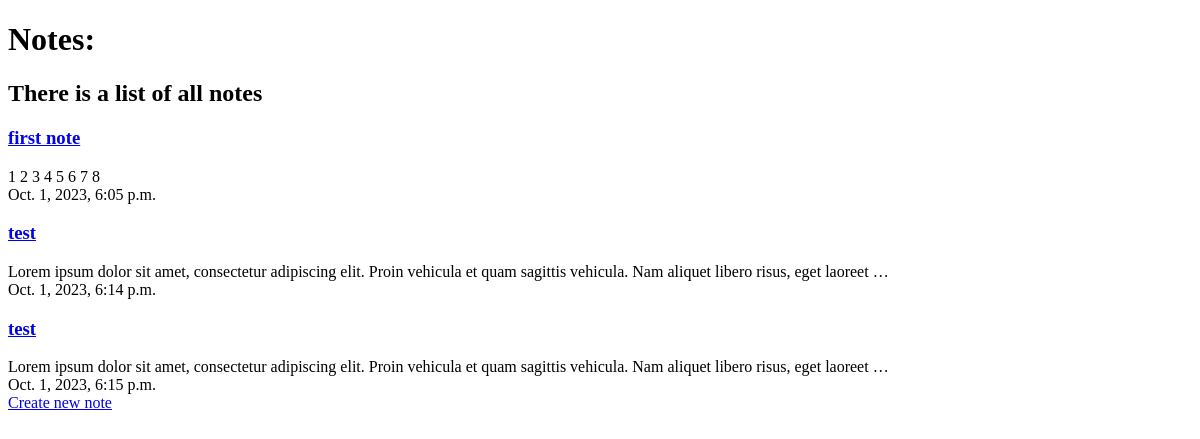
The page /list/ on the database as committed earlier.
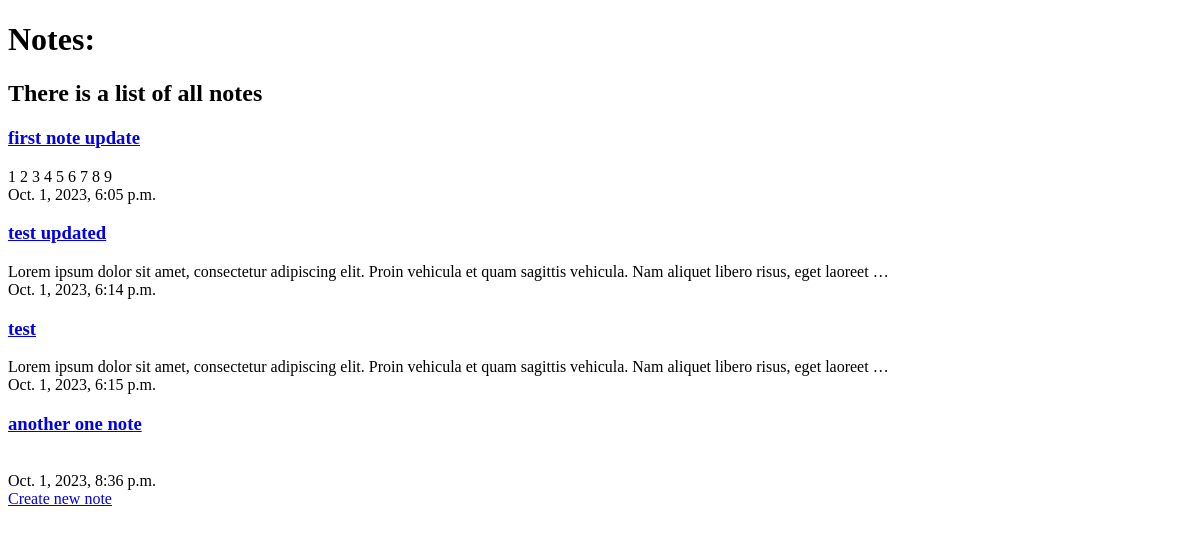
The same page on the database as committed later.
### simple_app/models.py (models this page shows)
class Note(models.Model):
    created_at = models.DateTimeField(auto_now_add=True)
    label = models.TextField(null=False, blank=True, max_length=255)
    text = models.TextField(null=False, blank=True)
    archived = models.BooleanField(default=False)

### simple_app/views.py (the view)
# urls.py: path("list/", NotesListView.as_view(), name="notes_list"),
class NotesListView(ListView):
    template_name = "simple_app/notes_list.html"
    context_object_name = "notes"
    queryset = Note.objects.filter(archived=False)

### simple_app/templates/simple_app/notes_list.html (shortened to what this page needs)
{% extends 'simple_app/base.html' %}
{% block body %}
    <h1>Notes:</h1>
    <h2>There is a list of all notes</h2>
    {% if notes %}
        <div>
            {% for note in notes %}
                <div>
                    <h3>
                        <a href="{% url 'simple_app:note_detail' pk=note.pk %}">{{ note.label }}</a>
                    </h3>
                    <div>
                      {{ note.text|truncatewords:20 }} <br> {{ note.created_at }}
                    </div>
                </div>
            {% endfor %}
        </div>
    {% else %}
        <h3>No notes yet</h3>
    {% endif %}
        <div>
            <a href="{% url 'simple_app:note_create' %}"
            >Create new note</a>
        </div>
{% endblock %}

Rows that differ between the two databases and show on the page:
changed Note: label "first note" → "first note update"; text "1 2 3 4 5 6 7 8" → "1 2 3 4 5 6 7 8 9"
changed Note: label "test" → "test updated"
added Note: label "another one note", created_at "Oct. 1, 2023, 8:36 p.m."
